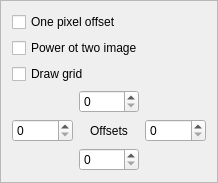
<?xml version="1.0" encoding="UTF-8"?>
<ui version="4.0">
 <class>LayoutConfigFrame</class>
 <widget class="QFrame" name="LayoutConfigFrame">
  <property name="geometry">
   <rect>
    <x>0</x>
    <y>0</y>
    <width>218</width>
    <height>170</height>
   </rect>
  </property>
  <property name="windowTitle">
   <string>Frame</string>
  </property>
  <property name="frameShape">
   <enum>QFrame::StyledPanel</enum>
  </property>
  <property name="frameShadow">
   <enum>QFrame::Raised</enum>
  </property>
  <layout class="QVBoxLayout" name="verticalLayout">
   <item>
    <widget class="QCheckBox" name="checkBoxOnePixelOffset">
     <property name="text">
      <string>One pixel offset</string>
     </property>
    </widget>
   </item>
   <item>
    <widget class="QCheckBox" name="checkBoxPOT">
     <property name="text">
      <string>Power ot two image</string>
     </property>
    </widget>
   </item>
   <item>
    <widget class="QCheckBox" name="checkBoxDrawGrid">
     <property name="text">
      <string>Draw grid</string>
     </property>
    </widget>
   </item>
   <item>
    <layout class="QGridLayout" name="gridLayout">
     <item row="1" column="2">
      <widget class="QSpinBox" name="spinBoxRightOffset">
       <property name="maximum">
        <number>20</number>
       </property>
      </widget>
     </item>
     <item row="1" column="0">
      <widget class="QSpinBox" name="spinBoxLeftOffset">
       <property name="maximum">
        <number>20</number>
       </property>
      </widget>
     </item>
     <item row="1" column="1">
      <widget class="QLabel" name="label">
       <property name="text">
        <string>Offsets</string>
       </property>
       <property name="alignment">
        <set>Qt::AlignCenter</set>
       </property>
      </widget>
     </item>
     <item row="0" column="1">
      <widget class="QSpinBox" name="spinBoxTopOffset">
       <property name="maximum">
        <number>20</number>
       </property>
      </widget>
     </item>
     <item row="2" column="1">
      <widget class="QSpinBox" name="spinBoxBottomOffset">
       <property name="maximum">
        <number>20</number>
       </property>
      </widget>
     </item>
    </layout>
   </item>
  </layout>
 </widget>
 <resources/>
 <connections/>
</ui>
